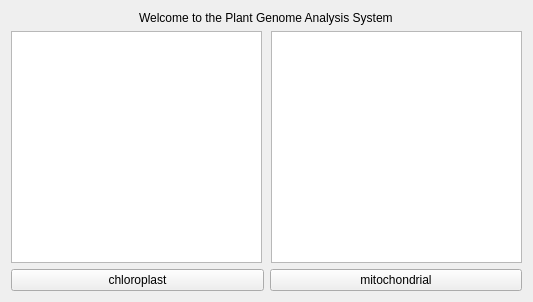
<?xml version="1.0" encoding="UTF-8"?>
<ui version="4.0">
 <class>Form</class>
 <widget class="QWidget" name="Form">
  <property name="geometry">
   <rect>
    <x>0</x>
    <y>0</y>
    <width>533</width>
    <height>302</height>
   </rect>
  </property>
  <property name="windowTitle">
   <string>Plant Genome Analysis System</string>
  </property>
  <layout class="QVBoxLayout" name="verticalLayout_3">
   <item alignment="Qt::AlignHCenter">
    <widget class="QLabel" name="label">
     <property name="text">
      <string>Welcome to the Plant Genome Analysis System</string>
     </property>
    </widget>
   </item>
   <item>
    <layout class="QHBoxLayout" name="horizontalLayout">
     <item>
      <layout class="QVBoxLayout" name="verticalLayout">
       <item alignment="Qt::AlignLeft">
        <widget class="QGraphicsView" name="ch">
         <property name="maximumSize">
          <size>
           <width>251</width>
           <height>16777215</height>
          </size>
         </property>
        </widget>
       </item>
       <item>
        <widget class="QPushButton" name="chButton">
         <property name="text">
          <string>chloroplast</string>
         </property>
        </widget>
       </item>
      </layout>
     </item>
     <item>
      <layout class="QVBoxLayout" name="verticalLayout_2">
       <item alignment="Qt::AlignRight">
        <widget class="QGraphicsView" name="mi">
         <property name="maximumSize">
          <size>
           <width>251</width>
           <height>16777215</height>
          </size>
         </property>
        </widget>
       </item>
       <item>
        <widget class="QPushButton" name="miButton">
         <property name="text">
          <string>mitochondrial</string>
         </property>
        </widget>
       </item>
      </layout>
     </item>
    </layout>
   </item>
  </layout>
 </widget>
 <resources/>
 <connections/>
</ui>
